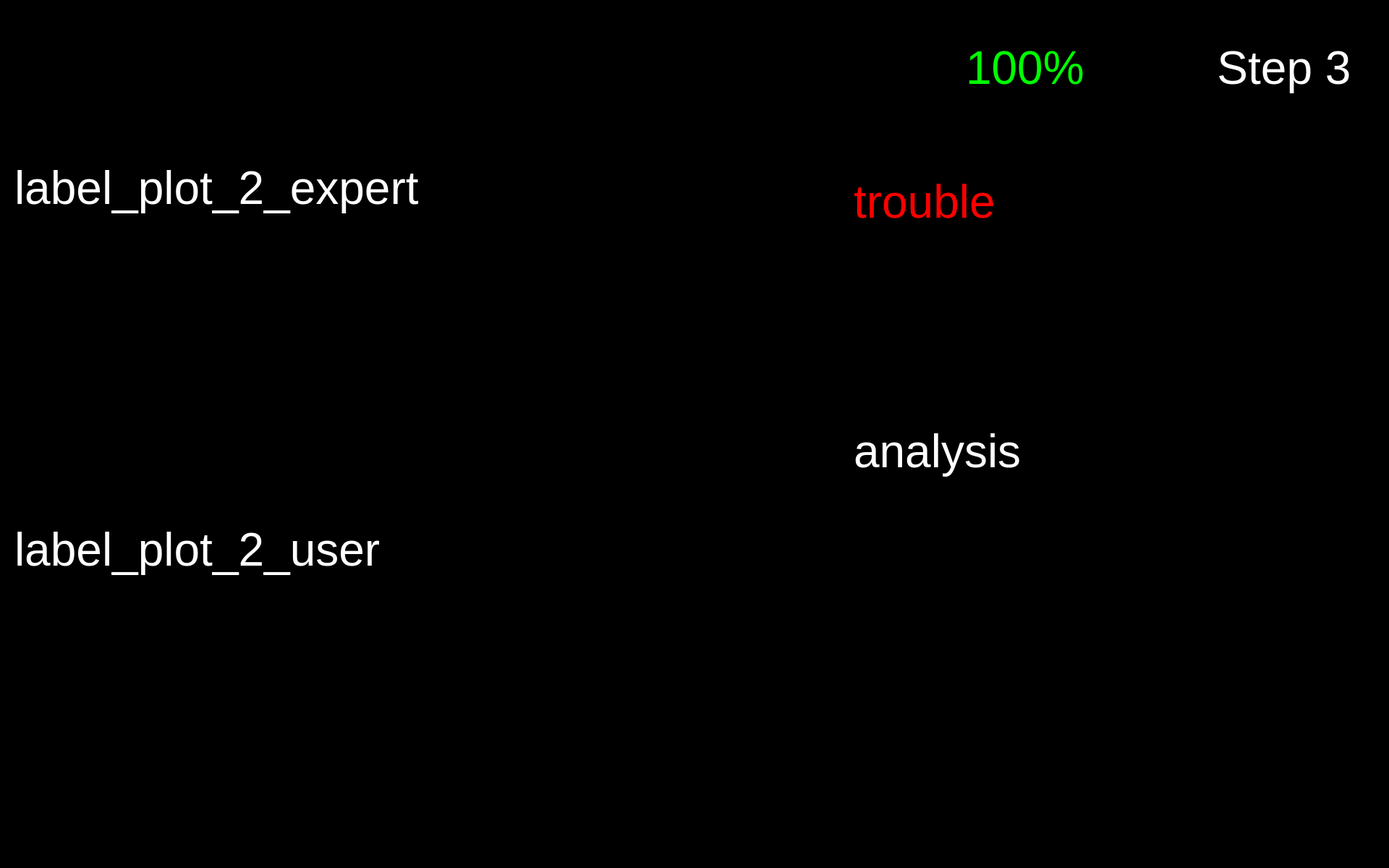
<?xml version="1.0" encoding="UTF-8"?>
<ui version="4.0">
 <class>Form</class>
 <widget class="QWidget" name="Form">
  <property name="geometry">
   <rect>
    <x>0</x>
    <y>0</y>
    <width>1920</width>
    <height>1200</height>
   </rect>
  </property>
  <property name="maximumSize">
   <size>
    <width>1920</width>
    <height>1200</height>
   </size>
  </property>
  <property name="windowTitle">
   <string>Form</string>
  </property>
  <property name="styleSheet">
   <string notr="true">background-color: rgb(0, 0, 0);</string>
  </property>
  <widget class="QPushButton" name="button_nav_left">
   <property name="enabled">
    <bool>true</bool>
   </property>
   <property name="geometry">
    <rect>
     <x>800</x>
     <y>560</y>
     <width>150</width>
     <height>150</height>
    </rect>
   </property>
   <property name="minimumSize">
    <size>
     <width>81</width>
     <height>81</height>
    </size>
   </property>
   <property name="maximumSize">
    <size>
     <width>150</width>
     <height>150</height>
    </size>
   </property>
   <property name="cursor">
    <cursorShape>OpenHandCursor</cursorShape>
   </property>
   <property name="focusPolicy">
    <enum>Qt::WheelFocus</enum>
   </property>
   <property name="contextMenuPolicy">
    <enum>Qt::DefaultContextMenu</enum>
   </property>
   <property name="layoutDirection">
    <enum>Qt::LeftToRight</enum>
   </property>
   <property name="autoFillBackground">
    <bool>false</bool>
   </property>
   <property name="styleSheet">
    <string notr="true"/>
   </property>
   <property name="icon">
    <iconset resource="resources/res.qrc">
     <normaloff>:/buttons/Button Left.svg</normaloff>:/buttons/Button Left.svg</iconset>
   </property>
   <property name="iconSize">
    <size>
     <width>144</width>
     <height>144</height>
    </size>
   </property>
   <property name="autoDefault">
    <bool>false</bool>
   </property>
   <property name="default">
    <bool>false</bool>
   </property>
   <property name="flat">
    <bool>true</bool>
   </property>
  </widget>
  <widget class="QPushButton" name="button_nav_right">
   <property name="enabled">
    <bool>true</bool>
   </property>
   <property name="geometry">
    <rect>
     <x>960</x>
     <y>560</y>
     <width>150</width>
     <height>150</height>
    </rect>
   </property>
   <property name="minimumSize">
    <size>
     <width>81</width>
     <height>81</height>
    </size>
   </property>
   <property name="maximumSize">
    <size>
     <width>150</width>
     <height>150</height>
    </size>
   </property>
   <property name="cursor">
    <cursorShape>OpenHandCursor</cursorShape>
   </property>
   <property name="focusPolicy">
    <enum>Qt::WheelFocus</enum>
   </property>
   <property name="contextMenuPolicy">
    <enum>Qt::DefaultContextMenu</enum>
   </property>
   <property name="layoutDirection">
    <enum>Qt::LeftToRight</enum>
   </property>
   <property name="autoFillBackground">
    <bool>false</bool>
   </property>
   <property name="styleSheet">
    <string notr="true"/>
   </property>
   <property name="icon">
    <iconset resource="resources/res.qrc">
     <normaloff>:/buttons/Button Right.svg</normaloff>:/buttons/Button Right.svg</iconset>
   </property>
   <property name="iconSize">
    <size>
     <width>144</width>
     <height>144</height>
    </size>
   </property>
   <property name="autoDefault">
    <bool>false</bool>
   </property>
   <property name="default">
    <bool>false</bool>
   </property>
   <property name="flat">
    <bool>true</bool>
   </property>
  </widget>
  <widget class="QLabel" name="label_plot_2_expert">
   <property name="geometry">
    <rect>
     <x>20</x>
     <y>20</y>
     <width>640</width>
     <height>480</height>
    </rect>
   </property>
   <property name="maximumSize">
    <size>
     <width>640</width>
     <height>480</height>
    </size>
   </property>
   <property name="font">
    <font>
     <pointsize>48</pointsize>
    </font>
   </property>
   <property name="styleSheet">
    <string notr="true">color: rgb(255, 255, 255);</string>
   </property>
   <property name="text">
    <string>label_plot_2_expert</string>
   </property>
   <property name="wordWrap">
    <bool>true</bool>
   </property>
  </widget>
  <widget class="QLabel" name="label_plot_2_user">
   <property name="geometry">
    <rect>
     <x>20</x>
     <y>520</y>
     <width>640</width>
     <height>480</height>
    </rect>
   </property>
   <property name="maximumSize">
    <size>
     <width>640</width>
     <height>480</height>
    </size>
   </property>
   <property name="font">
    <font>
     <pointsize>48</pointsize>
    </font>
   </property>
   <property name="styleSheet">
    <string notr="true">color: rgb(255, 255, 255);</string>
   </property>
   <property name="text">
    <string>label_plot_2_user</string>
   </property>
  </widget>
  <widget class="QWidget" name="widget_score" native="true">
   <property name="geometry">
    <rect>
     <x>1180</x>
     <y>20</y>
     <width>450</width>
     <height>150</height>
    </rect>
   </property>
   <widget class="QWidget" name="horizontalLayoutWidget_2">
    <property name="geometry">
     <rect>
      <x>-1</x>
      <y>-1</y>
      <width>451</width>
      <height>152</height>
     </rect>
    </property>
    <layout class="QHBoxLayout" name="horizontalLayout_2">
     <item>
      <widget class="QLabel" name="score_flag">
       <property name="enabled">
        <bool>true</bool>
       </property>
       <property name="sizePolicy">
        <sizepolicy hsizetype="Preferred" vsizetype="Preferred">
         <horstretch>0</horstretch>
         <verstretch>0</verstretch>
        </sizepolicy>
       </property>
       <property name="maximumSize">
        <size>
         <width>150</width>
         <height>150</height>
        </size>
       </property>
       <property name="text">
        <string/>
       </property>
       <property name="pixmap">
        <pixmap resource="resources/res.qrc">:/img/Score Flag.svg</pixmap>
       </property>
      </widget>
     </item>
     <item>
      <widget class="QLabel" name="label_text_score">
       <property name="font">
        <font>
         <pointsize>48</pointsize>
        </font>
       </property>
       <property name="styleSheet">
        <string notr="true">color: rgb(0, 255, 0);</string>
       </property>
       <property name="text">
        <string>&lt;html&gt;&lt;head/&gt;&lt;body&gt;&lt;p&gt;&lt;span style=&quot; color:#00ff00;&quot;&gt;100%&lt;/span&gt;&lt;/p&gt;&lt;/body&gt;&lt;/html&gt;</string>
       </property>
       <property name="alignment">
        <set>Qt::AlignLeading|Qt::AlignLeft|Qt::AlignVCenter</set>
       </property>
       <property name="wordWrap">
        <bool>true</bool>
       </property>
      </widget>
     </item>
    </layout>
   </widget>
  </widget>
  <widget class="QLabel" name="label_text_step">
   <property name="geometry">
    <rect>
     <x>1650</x>
     <y>20</y>
     <width>250</width>
     <height>150</height>
    </rect>
   </property>
   <property name="font">
    <font>
     <pointsize>48</pointsize>
    </font>
   </property>
   <property name="styleSheet">
    <string notr="true">color: rgb(255, 255, 255);</string>
   </property>
   <property name="text">
    <string>&lt;html&gt;&lt;head/&gt;&lt;body&gt;&lt;p&gt;&lt;span style=&quot; color:#ffffff;&quot;&gt;Step 3&lt;/span&gt;&lt;/p&gt;&lt;/body&gt;&lt;/html&gt;</string>
   </property>
   <property name="alignment">
    <set>Qt::AlignCenter</set>
   </property>
   <property name="wordWrap">
    <bool>true</bool>
   </property>
  </widget>
  <widget class="QLabel" name="label_trouble">
   <property name="geometry">
    <rect>
     <x>1180</x>
     <y>180</y>
     <width>720</width>
     <height>200</height>
    </rect>
   </property>
   <property name="font">
    <font>
     <pointsize>48</pointsize>
    </font>
   </property>
   <property name="styleSheet">
    <string notr="true">color: rgb(255, 0, 0);</string>
   </property>
   <property name="text">
    <string>&lt;html&gt;&lt;head/&gt;&lt;body&gt;&lt;p&gt;&lt;span style=&quot; color:#ff0000;&quot;&gt;trouble&lt;/span&gt;&lt;/p&gt;&lt;/body&gt;&lt;/html&gt;</string>
   </property>
   <property name="alignment">
    <set>Qt::AlignLeading|Qt::AlignLeft|Qt::AlignVCenter</set>
   </property>
   <property name="wordWrap">
    <bool>true</bool>
   </property>
  </widget>
  <widget class="QLabel" name="label_analysis_1">
   <property name="geometry">
    <rect>
     <x>1180</x>
     <y>460</y>
     <width>730</width>
     <height>330</height>
    </rect>
   </property>
   <property name="font">
    <font>
     <pointsize>48</pointsize>
    </font>
   </property>
   <property name="styleSheet">
    <string notr="true">color: rgb(255, 255, 255);</string>
   </property>
   <property name="text">
    <string>&lt;html&gt;&lt;head/&gt;&lt;body&gt;&lt;p&gt;analysis&lt;/p&gt;&lt;/body&gt;&lt;/html&gt;</string>
   </property>
   <property name="alignment">
    <set>Qt::AlignLeading|Qt::AlignLeft|Qt::AlignVCenter</set>
   </property>
   <property name="wordWrap">
    <bool>true</bool>
   </property>
  </widget>
  <widget class="QLabel" name="icon_user">
   <property name="enabled">
    <bool>true</bool>
   </property>
   <property name="geometry">
    <rect>
     <x>660</x>
     <y>520</y>
     <width>100</width>
     <height>100</height>
    </rect>
   </property>
   <property name="sizePolicy">
    <sizepolicy hsizetype="Preferred" vsizetype="Preferred">
     <horstretch>0</horstretch>
     <verstretch>0</verstretch>
    </sizepolicy>
   </property>
   <property name="maximumSize">
    <size>
     <width>100</width>
     <height>100</height>
    </size>
   </property>
   <property name="text">
    <string/>
   </property>
   <property name="pixmap">
    <pixmap resource="resources/res.qrc">:/img/Icon User.png</pixmap>
   </property>
   <property name="scaledContents">
    <bool>true</bool>
   </property>
  </widget>
  <widget class="QLabel" name="icon_expert">
   <property name="enabled">
    <bool>true</bool>
   </property>
   <property name="geometry">
    <rect>
     <x>660</x>
     <y>20</y>
     <width>100</width>
     <height>100</height>
    </rect>
   </property>
   <property name="sizePolicy">
    <sizepolicy hsizetype="Preferred" vsizetype="Preferred">
     <horstretch>0</horstretch>
     <verstretch>0</verstretch>
    </sizepolicy>
   </property>
   <property name="maximumSize">
    <size>
     <width>100</width>
     <height>100</height>
    </size>
   </property>
   <property name="text">
    <string/>
   </property>
   <property name="pixmap">
    <pixmap resource="resources/res.qrc">:/img/Icon Expert.png</pixmap>
   </property>
   <property name="scaledContents">
    <bool>true</bool>
   </property>
  </widget>
  <widget class="QPushButton" name="button_exit">
   <property name="enabled">
    <bool>true</bool>
   </property>
   <property name="geometry">
    <rect>
     <x>1760</x>
     <y>1040</y>
     <width>150</width>
     <height>150</height>
    </rect>
   </property>
   <property name="minimumSize">
    <size>
     <width>81</width>
     <height>81</height>
    </size>
   </property>
   <property name="maximumSize">
    <size>
     <width>150</width>
     <height>150</height>
    </size>
   </property>
   <property name="cursor">
    <cursorShape>OpenHandCursor</cursorShape>
   </property>
   <property name="focusPolicy">
    <enum>Qt::WheelFocus</enum>
   </property>
   <property name="contextMenuPolicy">
    <enum>Qt::DefaultContextMenu</enum>
   </property>
   <property name="icon">
    <iconset resource="resources/res.qrc">
     <normaloff>:/buttons/Button Exit.svg</normaloff>:/buttons/Button Exit.svg</iconset>
   </property>
   <property name="iconSize">
    <size>
     <width>144</width>
     <height>144</height>
    </size>
   </property>
   <property name="autoDefault">
    <bool>false</bool>
   </property>
   <property name="default">
    <bool>false</bool>
   </property>
   <property name="flat">
    <bool>true</bool>
   </property>
  </widget>
 </widget>
 <resources>
  <include location="resources/res.qrc"/>
 </resources>
 <connections/>
</ui>
